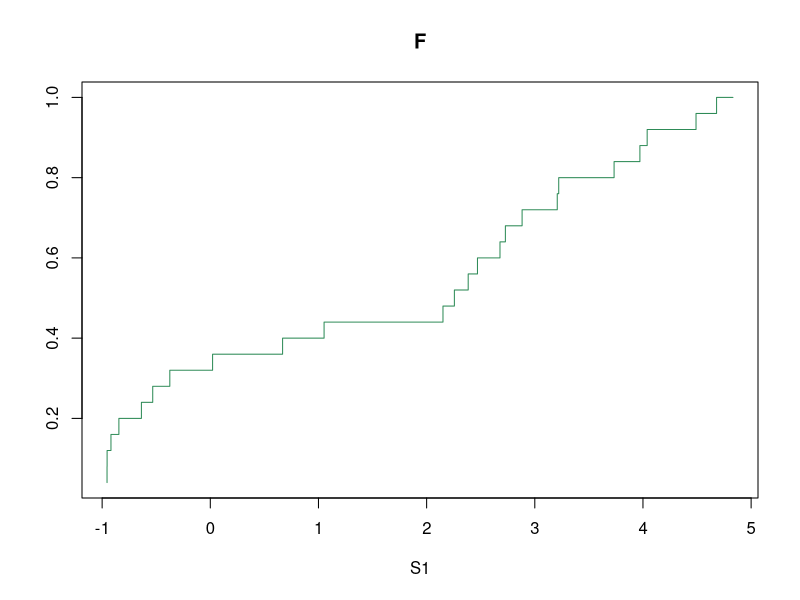
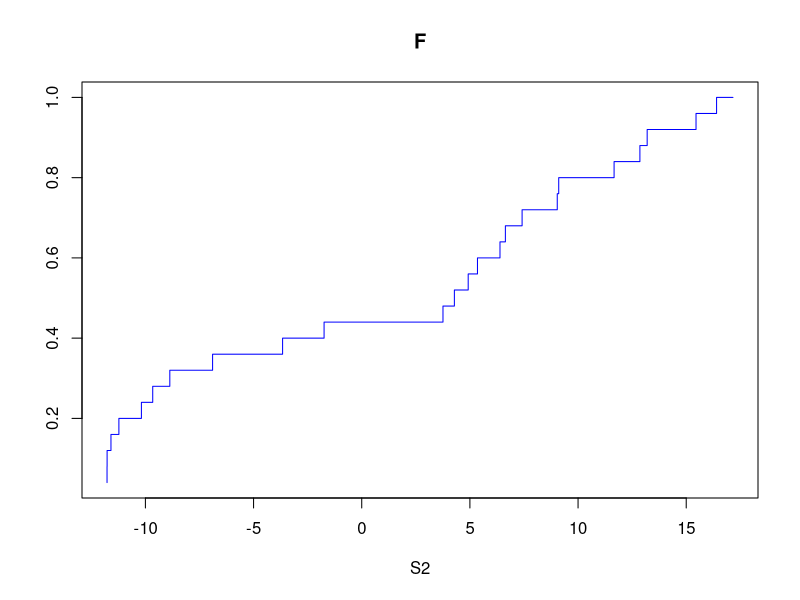
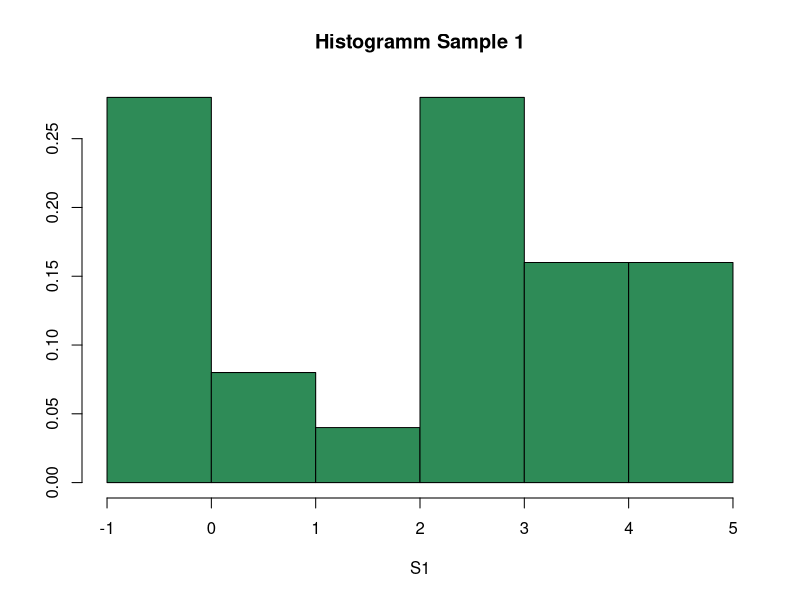
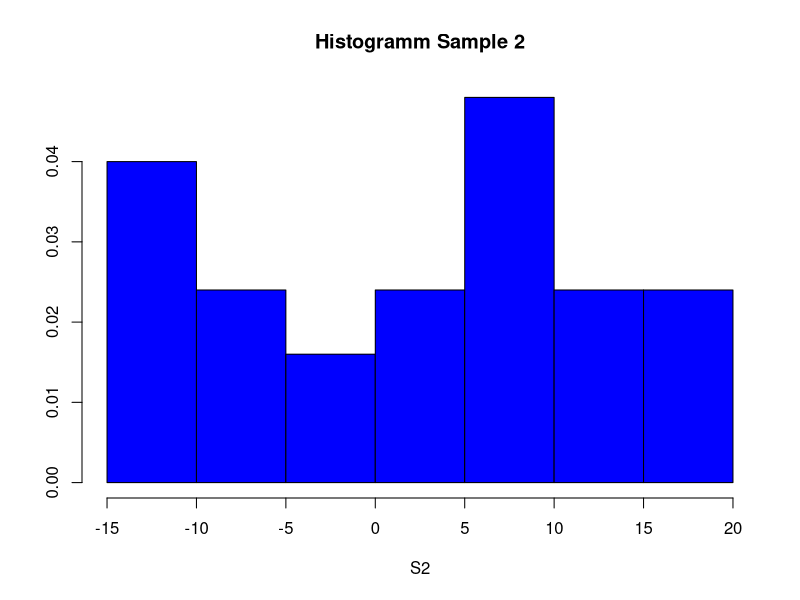
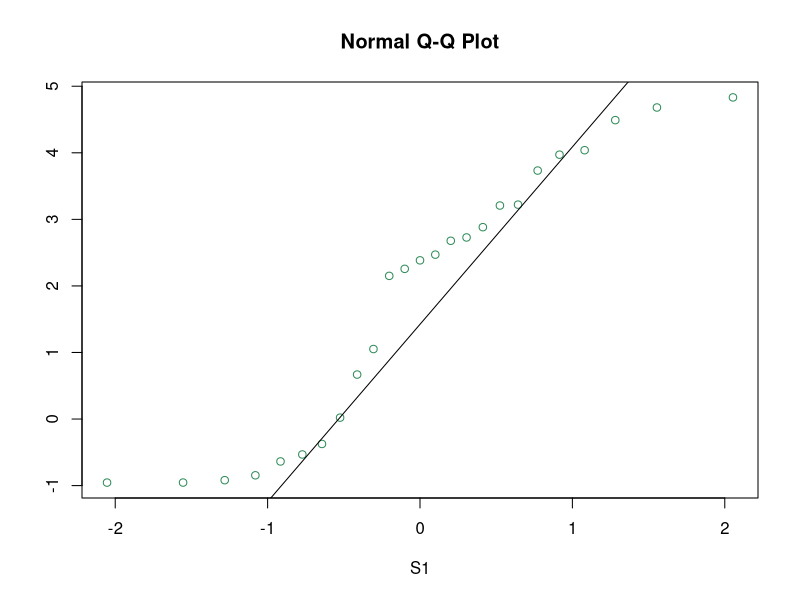
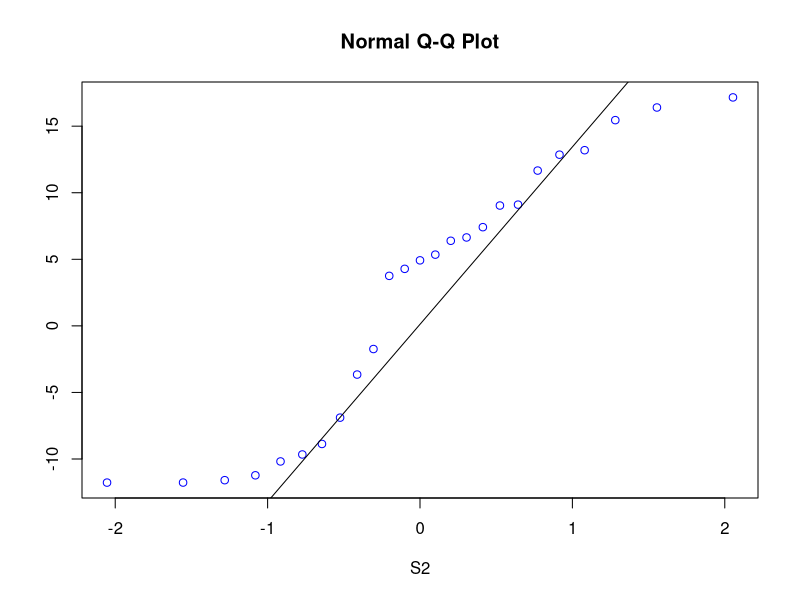

The R script that drew these images, in order:
a <- c(4.038936, -0.845193, -0.374326,  2.88263, 2.728097, -0.532304, -0.954105, -0.954693, 2.470045, 1.051909, -0.636919, 2.384277, -0.918446, 4.832128, 2.678184, 3.971682, 3.221193, 3.207647, 0.668328, 2.151152, 3.733077, 0.021115, 4.68056, 2.256548, 4.49062)
b <- c(13.19468, -11.22596, -8.871629, 7.413148, 6.640484, -9.66152, -11.77052, -11.77347, 5.350227, -1.740456, -10.1846, 4.921383, -11.59223, 17.16064, 6.39092, 12.85841, 9.105963, 9.038234, -3.658359, 3.755759, 11.66538, -6.894424, 16.4028, 4.282738, 15.4531)

n1 = length(a)
plot(sort(a), (1:n1)/n1, type="S", col="seagreen", main="F", xlab="S1", ylab="")

n2 = length(b)
plot(sort(b), (1:n2)/n2, type="S", col="blue", main="F", xlab="S2", ylab="")

hist(a, probability = TRUE, freq=FALSE, right=F, main="Histogramm Sample 1", col='seagreen', xlab="S1", ylab="")
hist(b, probability = TRUE, freq=FALSE, right=F, main="Histogramm Sample 2", col='blue', xlab="S2", ylab="")

qqnorm(a, col='seagreen', xlab="S1", ylab="")
qqline(a)
qqnorm(b, col='blue', xlab="S2", ylab="")
qqline(b)
